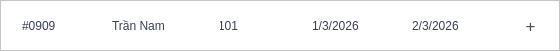
       <widget class="QFrame" name="frame_6">
        <property name="minimumSize">
         <size>
          <width>0</width>
          <height>51</height>
         </size>
        </property>
        <property name="maximumSize">
         <size>
          <width>16777215</width>
          <height>51</height>
         </size>
        </property>
        <property name="sizeIncrement">
         <size>
          <width>0</width>
          <height>0</height>
         </size>
        </property>
        <property name="styleSheet">
         <string notr="true">QFrame{
	background-color: white;
}
QFrame:hover {
	border-left: 2px solid #2563EB;
}
QFrame QLineEdit {
    color: #374151;
}</string>
        </property>
        <property name="frameShape">
         <enum>QFrame::StyledPanel</enum>
        </property>
        <property name="frameShadow">
         <enum>QFrame::Raised</enum>
        </property>
        <widget class="QLineEdit" name="lineEdit_16">
         <property name="geometry">
          <rect>
           <x>20</x>
           <y>10</y>
           <width>61</width>
           <height>31</height>
          </rect>
         </property>
         <property name="styleSheet">
          <string notr="true">QLineEdit {
	border: none;
	background-color:transparent;
}</string>
         </property>
         <property name="text">
          <string>#0909</string>
         </property>
         <property name="readOnly">
          <bool>true</bool>
         </property>
        </widget>
        <widget class="QLineEdit" name="lineEdit_17">
         <property name="geometry">
          <rect>
           <x>110</x>
           <y>10</y>
           <width>91</width>
           <height>31</height>
          </rect>
         </property>
         <property name="styleSheet">
          <string notr="true">QLineEdit {
	border: none;
	background-color:transparent;
}</string>
         </property>
         <property name="text">
          <string>Trần Nam</string>
         </property>
         <property name="readOnly">
          <bool>true</bool>
         </property>
        </widget>
        <widget class="QLineEdit" name="lineEdit_24">
         <property name="geometry">
          <rect>
           <x>310</x>
           <y>10</y>
           <width>81</width>
           <height>31</height>
          </rect>
         </property>
         <property name="styleSheet">
          <string notr="true">QLineEdit {
	border: none;
	background-color:transparent;
}</string>
         </property>
         <property name="text">
          <string>1/3/2026</string>
         </property>
         <property name="readOnly">
          <bool>true</bool>
         </property>
        </widget>
        <widget class="QLineEdit" name="lineEdit_25">
         <property name="geometry">
          <rect>
           <x>410</x>
           <y>10</y>
           <width>81</width>
           <height>31</height>
          </rect>
         </property>
         <property name="styleSheet">
          <string notr="true">QLineEdit {
	border: none;
	background-color:transparent;
}</string>
         </property>
         <property name="text">
          <string>2/3/2026</string>
         </property>
         <property name="readOnly">
          <bool>true</bool>
         </property>
        </widget>
        <widget class="QPushButton" name="pushButton_6">
         <property name="geometry">
          <rect>
           <x>510</x>
           <y>10</y>
           <width>41</width>
           <height>31</height>
          </rect>
         </property>
         <property name="font">
          <font>
           <pointsize>-1</pointsize>
          </font>
         </property>
         <property name="styleSheet">
          <string notr="true">QPushButton {
        background-color: transparent; /* Trong suốt để lộ màu nền của bảng */
        border: none;                  /* Xóa viền nút */
        color: #505050;               /* Màu của dấu + */
        font-size: 17px;               /* Chỉnh dấu + to rõ */
        font-weight: none;
    }
    QPushButton:hover {
        color: #007BFF;               /* Đổi màu xanh khi di chuột vào để biết là bấm được */
    }</string>
         </property>
         <property name="text">
          <string>+</string>
         </property>
        </widget>
        <widget class="QLineEdit" name="lineEdit_26">
         <property name="geometry">
          <rect>
           <x>220</x>
           <y>10</y>
           <width>21</width>
           <height>31</height>
          </rect>
         </property>
         <property name="styleSheet">
          <string notr="true">QLineEdit {
	border: none;
	background-color:transparent;
}</string>
         </property>
         <property name="text">
          <string>101</string>
         </property>
         <property name="readOnly">
          <bool>true</bool>
         </property>
        </widget>
       </widget>
